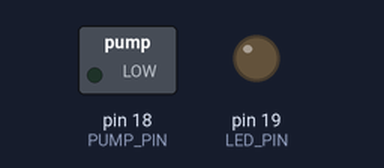
Bench run of a sketch on a simulated Arduino Uno, built with avr-gcc and run on an emulated ATmega328P. Parts: switched loads named in the sketch (green lamp = pin HIGH), output pins drawn as LEDs (lit = HIGH).

Above: at 1.5 s.
At 3.5 s:
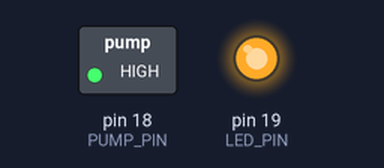
Timing chart, 0 to 5.2 s (numbered marks = the images above):
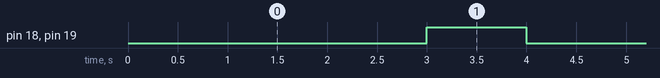

Measured:
- by itself, pin 18 (PUMP_PIN), pin 19 (LED_PIN): alternates HIGH for 1.0 s and LOW for 3.0 s

The sketch:

RelaySwitchTest.ino
```cpp
//RelaySwitchTest.ino

#define PUMP_PIN 18
#define LED_PIN 19

void setup() {
  pinMode(PUMP_PIN, OUTPUT);
  pinMode(LED_PIN, OUTPUT);
  digitalWrite(PUMP_PIN, LOW);
  digitalWrite(LED_PIN, LOW);
}

void loop() {
  digitalWrite(LED_PIN, LOW);
  digitalWrite(PUMP_PIN, LOW);

  delay(3000);

  digitalWrite(PUMP_PIN, HIGH);
  digitalWrite(LED_PIN, HIGH);


  delay(1000);
}
```
